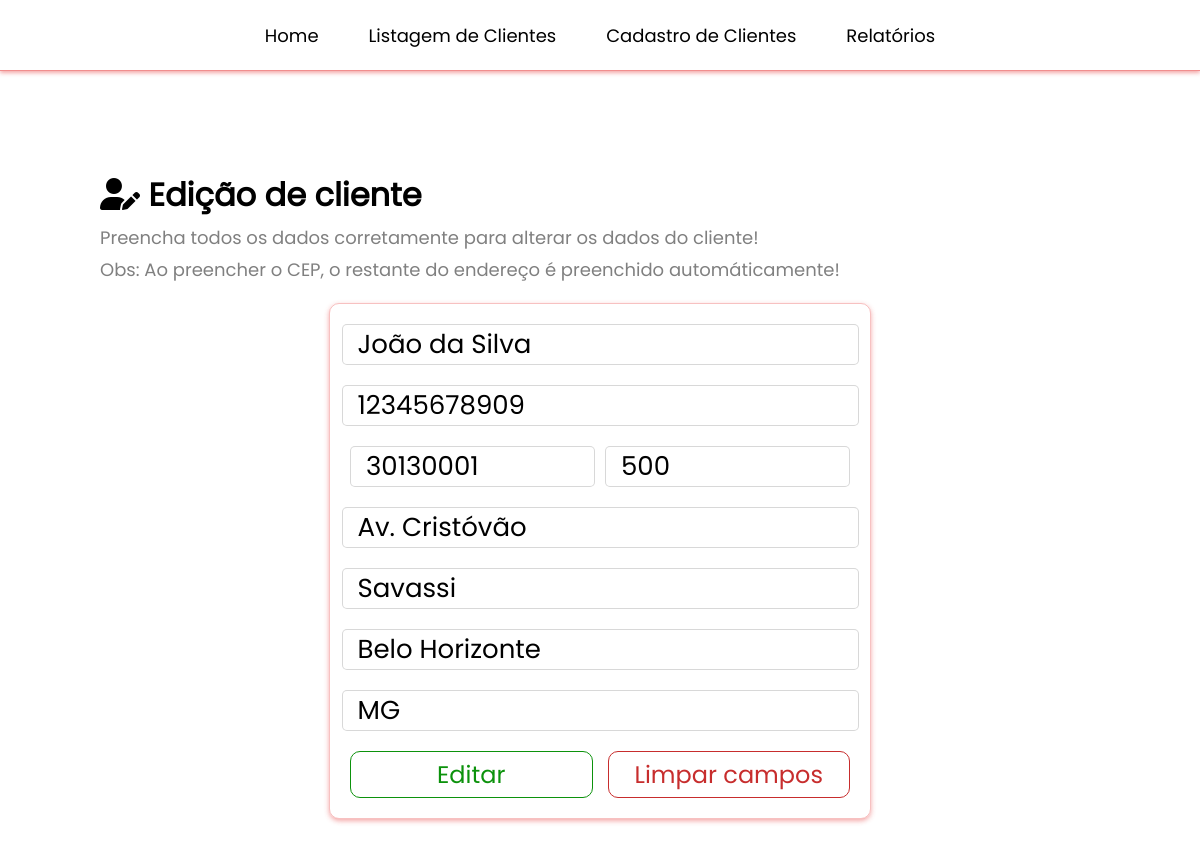
The app's page /editar-cliente/1 with its own data.
### tables this page shows
CREATE TABLE `clientes` (
    `nome` VARCHAR(255) NOT NULL,
    `id` INT NOT NULL AUTO_INCREMENT,
    `cpf` VARCHAR(11) NOT NULL, 
    `cep` VARCHAR(8) NOT NULL,
    `endereco` VARCHAR(255) NOT NULL,
    `numero` INT NOT NULL,
    `bairro` VARCHAR(80) NOT NULL,
    `cidade` VARCHAR(50) NOT NULL,
    `estado` VARCHAR(50) NOT NULL,
    PRIMARY KEY(`id`)
);

### autoload.php (called while the page is built, shortened)
<?php
spl_autoload_register(function ($class) {
    $file = __DIR__ . "/{$class}.php";
    $file = str_replace("\\", "/", $file);
});

### App/Lib/Url/UrlParser.php (called while the page is built, shortened)
<?php
class UrlParser{
    public static function getUrlParameter(int $parameterPosition): string{
        $uri = $_SERVER["REQUEST_URI"];
        $explodedUri = explode("/", $uri);
        $parameterPosition += 1;
        return $explodedUri[$parameterPosition];
    }
}

### App/Lib/Database/Connection.php (called while the page is built, shortened)
<?php
class Connection
{
    private string $db_name = DB_NAME;
    private string $db_user = DB_USER;
    private string $db_host = DB_HOST;
    private string $db_password = DB_PASS;
    private PDO $connection;
    function __construct()
    {
        try {
            $connectionString = "mysql:host=$this->db_host;dbname=$this->db_name;port=3306;charset=utf8";
            $this->connection = new PDO(
                $connectionString,
                $this->db_user,
                $this->db_password
            );
        } catch (PDOException $e) {
            echo "Erro de Conexão" . $e->getMessage();
        }
    }
    function getConnection(): PDO
    {
        return $this->connection;
    }
}

### App/Controller/ClienteController.php (called while the page is built, shortened)
<?php
class ClienteController
{
    public function getById(int $id): array {
        $model = new ClientModel();
        return $model->getById($id);
    }
}

### App/Model/ClientModel.php (called while the page is built, shortened)
<?php
class ClientModel extends Model {
    public function getById(int $id): array {
        $query = "SELECT * FROM `clientes` WHERE id = :id";
        $result = $this->executeQuery($query, ['id' => $id]);
        $fetch = $result->fetchAll(PDO::FETCH_ASSOC);
        return count($fetch) > 0 ? $fetch[0] : $fetch;
    }
}

### App/Model/Model.php (called while the page is built, shortened)
<?php
class Model
{
    protected PDO $connection;
    function __construct()
    {
        $this->connection = (new Connection())->getConnection();
    }
    protected function executeQuery(string $query, array $userData = []): PDOStatement
    {
        $stmt = $this->connection->prepare($query);
        foreach($userData as $key => $data){
            $stmt->bindValue(":$key", $data);
        }
        $hasExecuted = $stmt->execute();
        return $stmt;
    }
}

### App/View/editar-cliente.php (the view, shortened to what this page needs)
<?php
$clientId = UrlParser::getUrlParameter(2);
$clientObj = new ClienteController();
$data = $clientObj->getById((int)$clientId);
?>
<!DOCTYPE html>
<html lang="pt-br">
<head>
    <link rel="stylesheet" href="https://cdnjs.cloudflare.com/ajax/libs/font-awesome/6.0.0-beta3/css/all.min.css">
    <link rel="stylesheet" href="<?= ASSETS_DIR ?>css/global.css">
    <link rel="stylesheet" href="<?= ASSETS_DIR ?>css/cadastro-cliente.css">
</head>
<body>
    <header>
        <div>
            <a href="home">Home</a>
        </div>
        <div>
            <a href="listagem-clientes">Listagem de Clientes</a>
        </div>
        <div>
            <a href="cadastro-cliente"  >Cadastro de Clientes</a>
        </div>
        <div>
            <a href="relatorios">Relatórios</a>
        </div>
    </header>
    <main>
        <h1>
            <i class="fa fa-solid fa-user-pen"></i>
            Edição de cliente
        </h1>
        <h2>Preencha todos os dados corretamente para alterar os dados do cliente!</h2>
        <h2>Obs: Ao preencher o CEP, o restante do endereço é preenchido automáticamente!</h2>
        <section>
            <form method="POST" id="saveForm">
                <input type="text" id="nome" name="nome" placeholder="Nome" value="<?= $data["nome"] ?>">
                <input type="text" id="cpf" name="cpf" placeholder="CPF" value="<?= $data["cpf"] ?>">
                <div class="double-inputs">
                    <input type="text" id="cep" name="cep" placeholder="CEP" value="<?= $data["cep"] ?>">
                    <input type="text" id="numero" name="numero" placeholder="Número" value="<?= $data["numero"] ?>">
                </div>
                <input type="text" id="endereco" name="endereco" placeholder="Endereço" value="<?= $data["endereco"] ?>">
                <input type="text" id="bairro" name="bairro" placeholder="Bairro" value="<?= $data["bairro"] ?>">
                <input type="text" id="cidade" name="cidade" placeholder="Cidade" value="<?= $data["cidade"] ?>">
                <input type="text" id="estado" name="estado" placeholder="Estado" value="<?= $data["estado"] ?>">
                <div class="buttons">
                    <button type="submit" name="edit">Editar</button>
                    <button type="reset">Limpar campos</button>
                </div>
            </form>
        </section>
    </main>
</body>
</html>

### App/View/assets/css/global.css (style rules this page uses)
* { margin: 0; padding: 0; font-family: 'Poppins'; }
header { width: 100%; display: flex; align-items: center; justify-content: center; gap: 15px 50px; height: 70px; flex-wrap: wrap; border-bottom: solid 1px rgba(231, 63, 63, 0.589); box-shadow: 0px 2px 4px rgba(231, 63, 63, 0.452); }
header a { color: black; font-size: 18px; text-decoration: none; border-bottom: solid 1px transparent; }
main { padding: 100px; display: flex; align-items: center; justify-content: center; flex-direction: column; }
main h1 { margin-bottom: 20px; width: 100%; }

### App/View/assets/css/cadastro-cliente.css (style rules this page uses)
h2 { font-size: 18px; color: gray; width: 100%; font-weight: 400; margin-top: -15px; margin-bottom: 20px; }
section { width: 100%; display: flex; align-items: center; justify-content: center; }
form { display: flex; align-items: center; justify-content: center; flex-direction: column; padding: 20px; width: 50%; gap: 20px; border: solid 1px rgba(231, 63, 63, 0.322); border-radius: 10px; box-shadow: 0px 2px 5px rgba(231, 63, 63, 0.452); }
input { width: 100%; border-radius: 5px; padding-left: 15px; font-size: 26px; border: solid 1px rgba(128, 128, 128, 0.308); outline: none; }
.double-inputs { padding: 0; display: flex; width: 100%; gap: 10px; }
.buttons { width: 100%; display: flex; align-items: center; justify-content: center; gap: 15px; }
button { width: 100%; outline: none; border: none; transition: 0.2s ease-in-out; font-size: 24px; cursor: pointer; padding: 5px 0px; border-radius: 10px; }
button[type="submit"] { border: solid 1px rgb(12, 146, 12); color: rgb(12, 146, 12); background-color: white; }
button[type="reset"] { border: solid 1px rgb(199, 45, 45); color: rgb(199, 45, 45); background-color: white; }

### records on screen
clientes: nome "João da Silva", cpf "12345678909", cep "30130001", numero "500", endereco "Av. Cristóvão", bairro "Savassi", cidade "Belo Horizonte", estado "MG"
